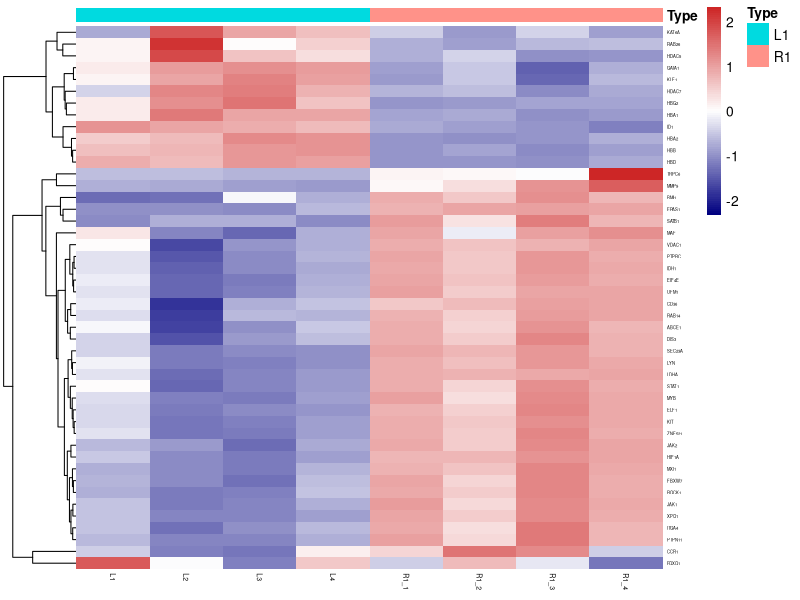

Reproduce this figure in R.
###https://cran.r-project.org/web/packages/pheatmap/index.html
  #It contains the inroduction of pheatmap#
####----- BY MY   2021 rewrite @ZJU-----###

###install and library pacakages################################################
#install.packages("pheatmap")



library(pheatmap)
#setwd("") 

##load file 
# rt=read.table("../Deseq2_UID_diffmRNAExp.txt",sep="\t",header=T,check.names=F,row.names = 1)

rt=read.table("selected_exp.txt",sep="\t",header=T,check.names=F,row.names = 1)

#rt=log2(rt+1)
View(rt)

Type=c(rep("L1",4),rep("R1",4))    #Group type
names(Type)=colnames(rt)
Type=as.data.frame(Type)



pdf(file="heatmap_UID.pdf",width = 7.0,height = 10)
#?pheatmap
pheatmap(rt, annotation=Type, 
         color = colorRampPalette(c("navy", "white", "firebrick3"))(100),
         cluster_cols =F,
         scale="row",
         show_rownames=T,
         border_color=NA,
         fontsize_row=3,
         fontsize_col=5)

dev.off()

################################################################################
